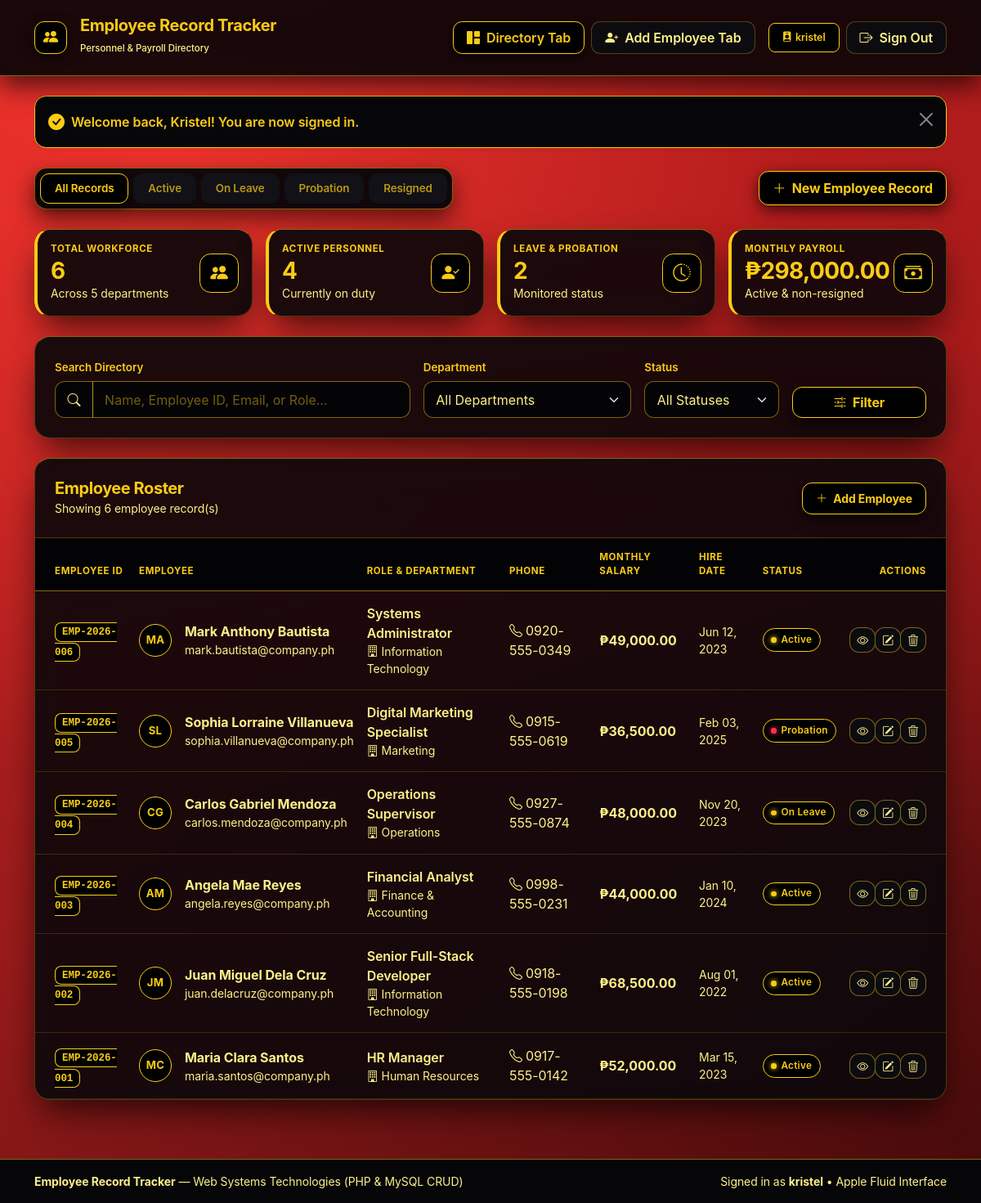
/index.php (signed in), run on the app's committed database.
### tables this page shows
CREATE TABLE IF NOT EXISTS `employees` (
  `id` int(11) NOT NULL AUTO_INCREMENT,
  `employee_code` varchar(20) NOT NULL,
  `full_name` varchar(100) NOT NULL,
  `email` varchar(100) NOT NULL,
  `phone` varchar(25) NOT NULL,
  `department` varchar(60) NOT NULL,
  `position` varchar(80) NOT NULL,
  `salary` decimal(10,2) NOT NULL DEFAULT 0.00,
  `hire_date` date NOT NULL,
  `status` enum('Active','On Leave','Probation','Resigned') NOT NULL DEFAULT 'Active',
  `created_at` timestamp NOT NULL DEFAULT current_timestamp(),
  PRIMARY KEY (`id`),
  UNIQUE KEY `unique_employee_code` (`employee_code`)
);

### index.php (the view, shortened to what this page needs)
<?php
require_once 'db_connect.php';
$stats = ert_get_stats($conn);
$search = trim($_GET['search'] ?? '');
$dept_filter = trim($_GET['department'] ?? '');
$status_filter = trim($_GET['status'] ?? '');
$employees_rows = ert_get_employees($conn, $search, $dept_filter, $status_filter);
function getInitials($name) {
    $words = preg_split('/\s+/', trim($name));
    $initials = '';
    foreach (array_slice($words, 0, 2) as $w) {
        $initials .= strtoupper(mb_substr($w, 0, 1));
    }
    return $initials ?: 'EM';
}
function getStatusBadgeClass($status) {
    switch ($status) {
        case 'Active': return 'badge-active';
        case 'On Leave': return 'badge-leave';
        case 'Probation': return 'badge-probation';
    }
}
?>
<!DOCTYPE html>
<html lang="en" data-bs-theme="dark">
<head>
    <link href="https://cdn.jsdelivr.net/npm/bootstrap@5.3.3/dist/css/bootstrap.min.css" rel="stylesheet">
    <link href="https://cdn.jsdelivr.net/npm/bootstrap-icons@1.11.3/font/bootstrap-icons.min.css" rel="stylesheet">
</head>
<body>
<nav class="navbar navbar-expand-lg navbar-dark navbar-brand-custom py-3 sticky-top">
    <div class="container">
        <a class="navbar-brand d-flex align-items-center gap-3 fw-bold" href="index.php">
            <span class="brand-icon-box">
                <i class="bi bi-people-fill"></i>
            </span>
            <div>
                <span class="d-block lh-1" style="color: var(--apple-yellow-heading); letter-spacing: -0.02em;">Employee Record Tracker</span>
                <small class="fw-medium" style="font-size: 0.72rem; color: var(--apple-yellow-text);">Personnel &amp; Payroll Directory</small>
            </div>
        </a>
        <div class="collapse navbar-collapse" id="mainNavbar">
            <ul class="navbar-nav ms-auto align-items-lg-center gap-2 mt-3 mt-lg-0">
                <li class="nav-item">
                    <a class="nav-link active" href="index.php">
                        <i class="bi bi-grid-1x2-fill me-1"></i> Directory Tab
                    </a>
                </li>
                <li class="nav-item">
                    <a class="nav-link" href="add_employee.php">
                        <i class="bi bi-person-plus-fill me-1"></i> Add Employee Tab
                    </a>
                </li>
                <li class="nav-item ms-lg-2">
                    <span class="emp-code-pill d-inline-flex align-items-center gap-1 py-2 px-3">
                        <i class="bi bi-person-badge-fill"></i> <?= htmlspecialchars($_SESSION['ert_username'] ?? 'kristel') ?>
                    </span>
                </li>
                <li class="nav-item">
                    <a class="nav-link" href="logout.php" title="Sign Out">
                        <i class="bi bi-box-arrow-right me-1"></i> Sign Out
                    </a>
                </li>
            </ul>
        </div>
    </div>
</nav>
<main class="container py-4">
    <?php if (!empty($_SESSION['flash_message'])): ?>
        <?php $is_err = ($_SESSION['flash_type'] ?? 'success') === 'danger'; ?>
        <div class="alert <?= $is_err ? 'alert-apple-danger' : 'alert-apple-success' ?> alert-dismissible fade show shadow-sm d-flex align-items-center mb-4" role="alert">
            <i class="bi <?= $is_err ? 'bi-exclamation-triangle-fill' : 'bi-check-circle-fill' ?> fs-5 me-2"></i>
            <div class="fw-semibold"><?= htmlspecialchars($_SESSION['flash_message']) ?></div>
            <button type="button" class="btn-close btn-close-white" data-bs-dismiss="alert" aria-label="Close"></button>
        </div>
    <?php endif; ?>
    <div class="d-flex flex-wrap justify-content-between align-items-center gap-3 mb-4">
        <div class="apple-tab-bar" role="tablist" aria-label="Employee Status Tabs">
            <?php
            $status_tabs = [
                '' => 'All Records',
                'Active' => 'Active',
                'On Leave' => 'On Leave',
                'Probation' => 'Probation',
                'Resigned' => 'Resigned'
            ];
            foreach ($status_tabs as $tab_val => $tab_label):
                $is_active_tab = ($status_filter === $tab_val);
                $query_params = array_filter([
                    'search' => $search,
                    'department' => $dept_filter,
                    'status' => $tab_val
                ], fn($v) => $v !== '');
                $tab_href = 'index.php' . (!empty($query_params) ? '?' . http_build_query($query_params) : '');
            ?>
                <a href="<?= htmlspecialchars($tab_href) ?>" class="apple-tab <?= $is_active_tab ? 'active' : '' ?>">
                    <?= htmlspecialchars($tab_label) ?>
                </a>
            <?php endforeach; ?>
        </div>
        <a href="add_employee.php" class="btn btn-apple-yellow px-3 py-2">
            <i class="bi bi-plus-lg me-1"></i> New Employee Record
        </a>
    </div>
    <div class="row g-3 mb-4">
        <div class="col-12 col-sm-6 col-xl-3">
            <div class="stat-card stat-card-yellow p-3 h-100 d-flex align-items-center justify-content-between">
                <div>
                    <p class="eyebrow-label mb-1">Total Workforce</p>
                    <h3 class="display-stat mb-0"><?= (int)($stats['total_employees'] ?? 0) ?></h3>
                    <small>Across <?= (int)($stats['dept_count'] ?? 0) ?> departments</small>
                </div>
                <div class="stat-icon">
                    <i class="bi bi-people-fill"></i>
                </div>
            </div>
        </div>
        <div class="col-12 col-sm-6 col-xl-3">
            <div class="stat-card stat-card-yellow p-3 h-100 d-flex align-items-center justify-content-between">
                <div>
                    <p class="eyebrow-label mb-1">Active Personnel</p>
                    <h3 class="display-stat mb-0"><?= (int)($stats['active_count'] ?? 0) ?></h3>
                    <small>Currently on duty</small>
                </div>
                <div class="stat-icon">
                    <i class="bi bi-person-check-fill"></i>
                </div>
            </div>
        </div>
        <div class="col-12 col-sm-6 col-xl-3">
            <div class="stat-card stat-card-yellow p-3 h-100 d-flex align-items-center justify-content-between">
                <div>
                    <p class="eyebrow-label mb-1">Leave &amp; Probation</p>
                    <h3 class="display-stat mb-0"><?= (int)($stats['leave_probation_count'] ?? 0) ?></h3>
                    <small>Monitored status</small>
                </div>
                <div class="stat-icon">
                    <i class="bi bi-clock-history"></i>
                </div>
            </div>
        </div>
        <div class="col-12 col-sm-6 col-xl-3">
            <div class="stat-card stat-card-yellow p-3 h-100 d-flex align-items-center justify-content-between">
                <div>
                    <p class="eyebrow-label mb-1">Monthly Payroll</p>
                    <h3 class="display-stat mb-0">&#8369;<?= number_format((float)($stats['total_payroll'] ?? 0), 2) ?></h3>
                    <small>Active &amp; non-resigned</small>
                </div>
                <div class="stat-icon">
                    <i class="bi bi-cash-stack"></i>
                </div>
            </div>
        </div>
    </div>
    <div class="content-card p-3 p-md-4 mb-4">
        <form method="GET" action="index.php" class="row g-3 align-items-end">
            <div class="col-12 col-md-5">
                <label for="search" class="form-label">Search Directory</label>
                <div class="input-group">
                    <span class="input-group-text"><i class="bi bi-search"></i></span>
                    <input type="text" id="search" name="search" class="form-control"
                           placeholder="Name, Employee ID, Email, or Role..."
                           value="<?= htmlspecialchars($search) ?>">
                </div>
            </div>
            <div class="col-12 col-sm-6 col-md-3">
                <label for="department" class="form-label">Department</label>
                <select id="department" name="department" class="form-select">
                    <option value="">All Departments</option>
                </select>
            </div>
            <div class="col-12 col-sm-6 col-md-2">
                <label for="status" class="form-label">Status</label>
                <select id="status" name="status" class="form-select">
                    <option value="">All Statuses</option>
                </select>
            </div>
            <div class="col-12 col-md-2 d-flex gap-2">
                <button type="submit" class="btn btn-apple-yellow w-100">
                    <i class="bi bi-sliders2 me-1"></i> Filter
                </button>
            </div>
        </form>
    </div>
    <div class="content-card overflow-hidden">
        <div class="p-3 p-md-4 border-bottom border-warning border-opacity-25 d-flex flex-wrap justify-content-between align-items-center gap-2">
            <div>
                <h5 class="mb-0">Employee Roster</h5>
                <small>Showing <?= count($employees_rows) ?> employee record(s)</small>
            </div>
            <a href="add_employee.php" class="btn btn-apple-yellow btn-sm px-3 py-2">
                <i class="bi bi-plus-lg me-1"></i> Add Employee
            </a>
        </div>
        <div class="table-responsive">
            <table class="table table-hover table-employees mb-0">
                <thead>
                    <tr>
                        <th class="ps-4">Employee ID</th>
                        <th>Employee</th>
                        <th>Role &amp; Department</th>
                        <th>Phone</th>
                        <th>Monthly Salary</th>
                        <th>Hire Date</th>
                        <th>Status</th>
                        <th class="text-end pe-4">Actions</th>
                    </tr>
                </thead>
                <tbody>
                    <?php if (count($employees_rows) > 0): ?>
                        <?php foreach ($employees_rows as $row): ?>
                            <tr>
                                <td class="ps-4">
                                    <span class="emp-code-pill font-monospace">
                                        <?= htmlspecialchars($row['employee_code']) ?>
                                    </span>
                                </td>
                                <td>
                                    <div class="d-flex align-items-center gap-3">
                                        <div class="emp-avatar">
                                            <?= htmlspecialchars(getInitials($row['full_name'])) ?>
                                        </div>
                                        <div>
                                            <div class="fw-bold"><?= htmlspecialchars($row['full_name']) ?></div>
                                            <div class="small"><?= htmlspecialchars($row['email']) ?></div>
                                        </div>
                                    </div>
                                </td>
                                <td>
                                    <div class="fw-semibold"><?= htmlspecialchars($row['position']) ?></div>
                                    <div class="small">
                                        <i class="bi bi-building me-1"></i><?= htmlspecialchars($row['department']) ?>
                                    </div>
                                </td>
                                <td>
                                    <i class="bi bi-telephone me-1"></i><?= htmlspecialchars($row['phone']) ?>
                                </td>
                                <td class="fw-bold">
                                    &#8369;<?= number_format((float)$row['salary'], 2) ?>
                                </td>
                                <td class="small">
                                    <?= date('M d, Y', strtotime($row['hire_date'])) ?>
                                </td>
                                <td>
                                    <span class="badge-status <?= getStatusBadgeClass($row['status']) ?>">
                                        <?= htmlspecialchars($row['status']) ?>
                                    </span>
                                </td>
                                <td class="text-end pe-4">
                                    <div class="btn-group btn-group-sm" role="group" aria-label="Record Actions">
                                        <a href="view_employee.php?id=<?= (int)$row['id'] ?>"
                                           class="btn btn-apple-dark" title="Inspect Profile">
                                            <i class="bi bi-eye"></i>
                                        </a>
                                        <a href="edit_employee.php?id=<?= (int)$row['id'] ?>"
                                           class="btn btn-apple-dark" title="Edit Record">
                                            <i class="bi bi-pencil-square"></i>
                                        </a>
                                        <button type="button"
                                                class="btn btn-apple-dark"
                                                title="Delete Record"
                                                data-bs-toggle="modal"
                                                data-bs-target="#deleteModal"
                                                data-emp-id="<?= (int)$row['id'] ?>"
                                                data-emp-name="<?= htmlspecialchars($row['full_name']) ?>"
                                                data-emp-code="<?= htmlspecialchars($row['employee_code']) ?>">
                                            <i class="bi bi-trash3"></i>
                                        </button>
                                    </div>
                                </td>
                            </tr>
                        <?php endforeach; ?>
                    <?php endif; ?>
                </tbody>
            </table>
        </div>
    </div>
</main>
<footer class="footer-custom py-3 mt-5">
    <div class="container d-flex flex-column flex-sm-row justify-content-between align-items-center small">
        <div>
            <strong>Employee Record Tracker</strong> &mdash; Web Systems Technologies (PHP &amp; MySQL CRUD)
        </div>
        <div>
            Signed in as <strong><?= htmlspecialchars($_SESSION['ert_username'] ?? 'kristel') ?></strong> &bull; Apple Fluid Interface
        </div>
    </div>
</footer>
</body>
</html>

### data on the page
employees: employee_code "EMP-2026-006", full_name "MA", full_name "Mark Anthony Bautista", email "mark.bautista@company.ph", position "Systems Administrator", department "Information Technology", phone "0920-555-0349", salary "49,000.00", hire_date "Jun 12, 2023", status "Active"
employees: employee_code "EMP-2026-005", full_name "SL", full_name "Sophia Lorraine Villanueva", email "sophia.villanueva@company.ph", position "Digital Marketing Specialist", department "Marketing", phone "0915-555-0619", salary "36,500.00", hire_date "Feb 03, 2025", status "Probation"
employees: employee_code "EMP-2026-004", full_name "CG", full_name "Carlos Gabriel Mendoza", email "carlos.mendoza@company.ph", position "Operations Supervisor", department "Operations", phone "0927-555-0874", salary "48,000.00", hire_date "Nov 20, 2023", status "On Leave"
employees: employee_code "EMP-2026-003", full_name "AM", full_name "Angela Mae Reyes", email "angela.reyes@company.ph", position "Financial Analyst", department "Finance & Accounting", phone "0998-555-0231", salary "44,000.00", hire_date "Jan 10, 2024", status "Active"
employees: employee_code "EMP-2026-002", full_name "JM", full_name "Juan Miguel Dela Cruz", email "juan.delacruz@company.ph", position "Senior Full-Stack Developer", department "Information Technology", phone "0918-555-0198", salary "68,500.00", hire_date "Aug 01, 2022", status "Active"
employees: employee_code "EMP-2026-001", full_name "MC", full_name "Maria Clara Santos", email "maria.santos@company.ph", position "HR Manager", department "Human Resources", phone "0917-555-0142", salary "52,000.00", hire_date "Mar 15, 2023", status "Active"

### other printed values
$_SESSION['ert_username'] "kristel"
$_SESSION['flash_message'] "Welcome back, Kristel! You are now signed in."
$tab_label "All Records"
$tab_label "Active"
$tab_label "On Leave"
$tab_label "Probation"
$tab_label "Resigned"
$stats['total_employees'] "6"
$stats['dept_count'] "5"
$stats['active_count'] "4"
$stats['leave_probation_count'] "2"
$stats['total_payroll'] "298,000.00"
count($employees_rows) "6"
